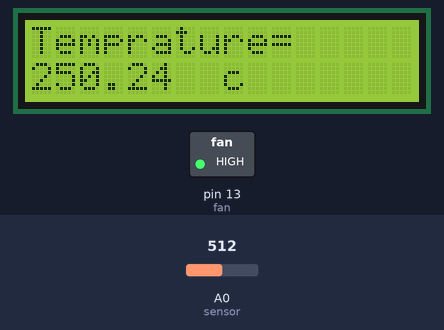
Bench run of a sketch on a simulated Arduino Uno, built with avr-gcc and run on an emulated ATmega328P. Shown: 16×2 character LCD, switched loads named in the sketch (green lamp = pin HIGH). The test bench sets the inputs (shaded band); at power-on: A0 (sensor) = 512.

Above: at 1.7 s.
1.8 s: A0 (sensor) set to 212
At 2.6 s:
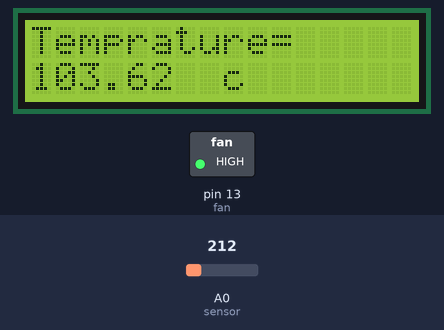
3.3 s: A0 (sensor) set to 194
At 3.7 s:
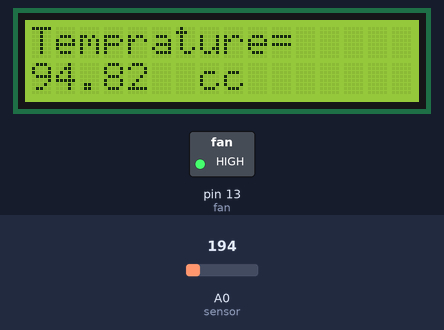
4.8 s: A0 (sensor) set to 86
At 6.0 s:
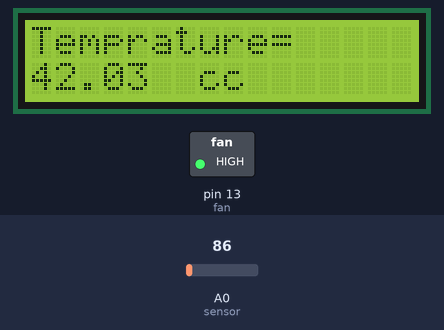
6.3 s: A0 (sensor) set to 74
At 7.2 s:
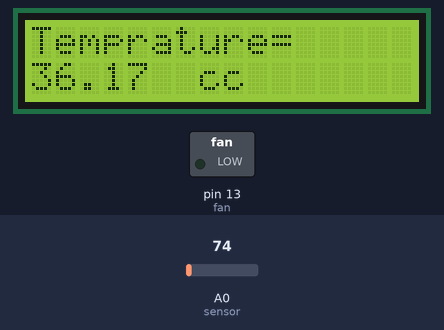
7.8 s: A0 (sensor) set to 23
At 8.3 s:
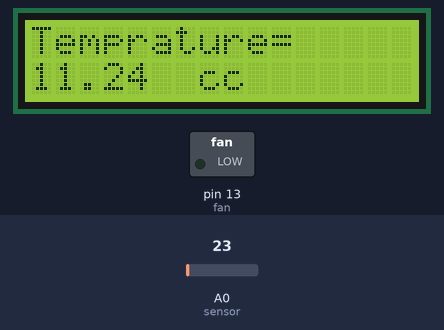
9.3 s: A0 (sensor) set to 18
At 10.7 s:
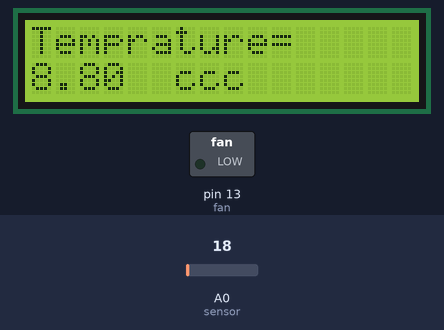
Timing chart, 0 to 11.8 s (numbered marks = the images above; inputs shaded):
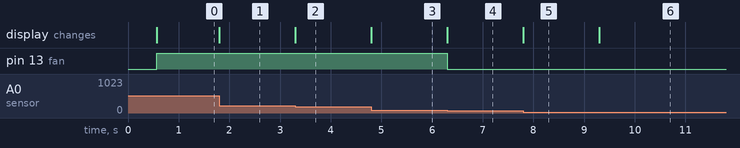

Measured:
- the behaviour switches between 205 and 204 on A0 (sensor) (found by bisection; images 1 and 2)
- the behaviour switches between 82 and 81 on A0 (sensor) (found by bisection; images 3 and 4)
- the behaviour switches between 21 and 20 on A0 (sensor) (found by bisection; images 5 and 6)
- after the input at 1.8 s, the display: changes at once (image 1)
- after the input at 3.3 s, the display: changes at once (image 2)
- after the input at 4.8 s, the display: changes at once (image 3)
- after the input at 6.3 s, pin 13 (fan): HIGH → LOW at once; the display: changes at once (image 4)
- after the input at 7.8 s, the display: changes at once (image 5)
- after the input at 9.3 s, the display: changes at once (image 6)

The sketch:

dc-fan-code.ino
```cpp
#include <LiquidCrystal.h>
int fan=13;
int sensor=A0;
float volt;
float temp;
LiquidCrystal lcd(12, 11, 10, 9, 8, 7, 6, 5, 4, 3, 2);
void setup() {
  // put your setup code here, to run once:
  pinMode(fan, OUTPUT);
  Serial.begin(9600);
  pinMode(sensor, INPUT);
  lcd.begin(16,2);
  lcd.clear();
  lcd.print("POWER ON ");
  delay(500);
}

void loop() {
  // put your main code here, to run repeatedly:
lcd.setCursor(0,0);
lcd.print("Temprature=");
float value=analogRead(A0);
volt=(value*(5.0/1023));
temp=(volt*100.0);              /* 10 mV =1 c                                        /* Set cursor to column 0 row 0 */
lcd.setCursor(0,1);
lcd.print(temp);
lcd.print("  c");
 if (temp>40.0)
  {
    digitalWrite(fan, HIGH);
  }
 else
  {
    digitalWrite(fan, LOW);
  }


}
```
